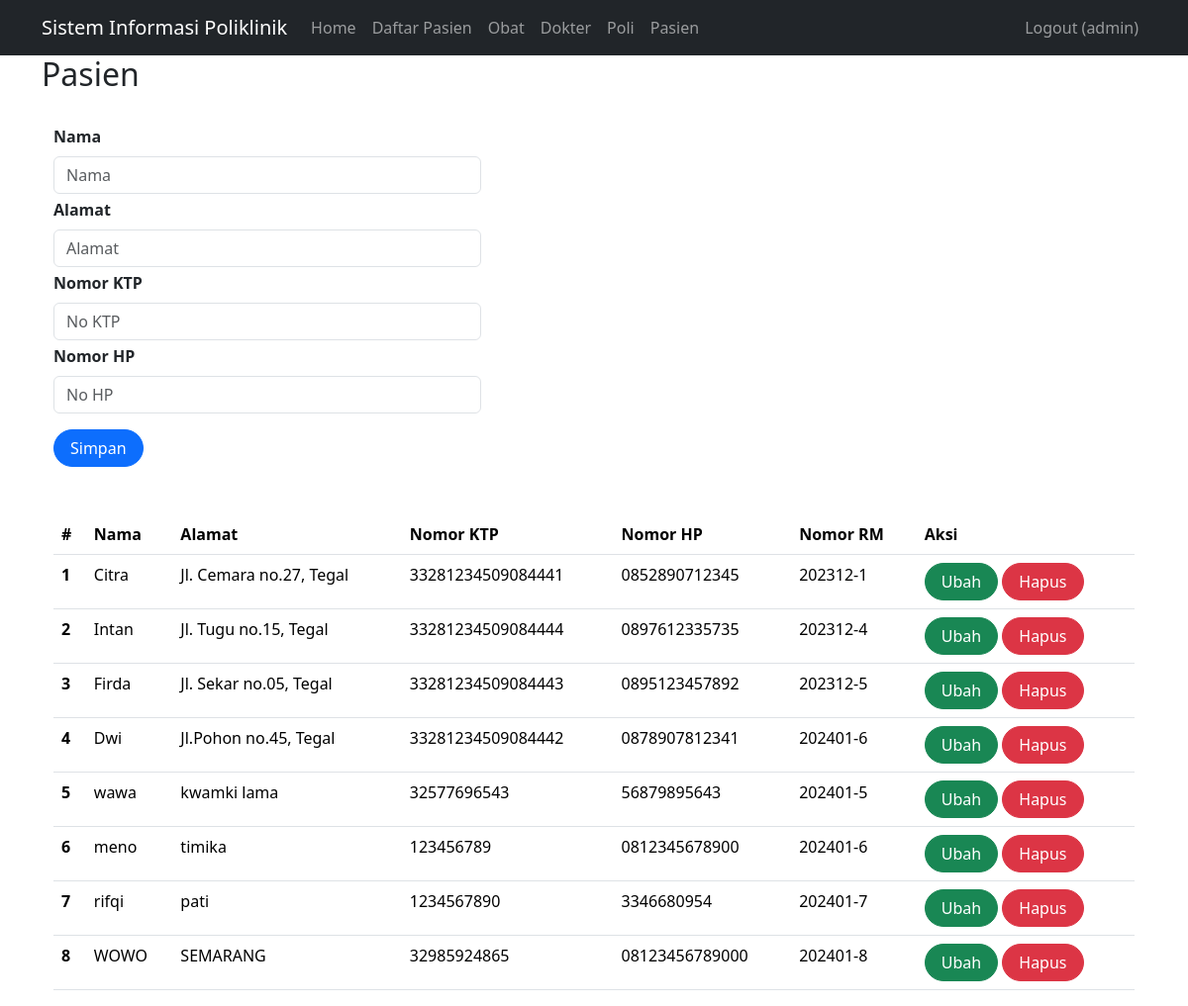
Page /index.php?page=pasien (signed in) on the committed database.
### tables this page shows
CREATE TABLE `pasien` (
  `id` int(11) NOT NULL,
  `nama` varchar(255) NOT NULL,
  `alamat` varchar(255) NOT NULL,
  `no_ktp` varchar(255) NOT NULL,
  `no_hp` varchar(50) NOT NULL,
  `no_rm` varchar(25) NOT NULL
);

### pasien.php (the view, shortened to what this page needs)
<h2>Pasien</h2>
<br>
<div class="container">
    <form class="form row" style="width: 30rem;" method="POST" action="" name="myForm" onsubmit="return(validate());">
        <?php
        $nama = '';
        $alamat = '';
        $no_ktp = '';
        $no_hp = '';
        ?>
        <div class="row">
            <label for="inputNama" class="form-label fw-bold">
                Nama
            </label>
            <div>
                <input type="text" class="form-control" name="nama" id="inputNama" placeholder="Nama" value="<?php echo $nama ?>">
            </div>
        </div>
        <div class="row mt-1">
            <label for="inputAlamat" class="form-label fw-bold">
                Alamat
            </label>
            <div>
                <input type="text" class="form-control" name="alamat" id="inputAlamat" placeholder="Alamat" value="<?php echo $alamat ?>">
            </div>
        </div>
        <div class="row mt-1">
            <label for="inputNoKTP" class="form-label fw-bold">
                Nomor KTP
            </label>
            <div>
                <input type="number" class="form-control" name="no_ktp" id="inputNoKTP" placeholder="No KTP" value="<?php echo $no_ktp ?>">
            </div>
        </div>
        <div class="row mt-1">
            <label for="inputNoHP" class="form-label fw-bold">
                Nomor HP
            </label>
            <div>
                <input type="number" class="form-control" name="no_hp" id="inputNoHP" placeholder="No HP" value="<?php echo $no_hp ?>">
            </div>
        </div>
        <div class="row mt-3">
            <div class=col>
                <button type="submit" class="btn btn-primary rounded-pill px-3 mt-auto" name="simpan">Simpan</button>
            </div>
        </div>
    </form>
    <br>
    <br>
    <table class="table table-hover">
        <thead>
            <tr>
                <th scope="col">#</th>
                <th scope="col">Nama</th>
                <th scope="col">Alamat</th>
                <th scope="col">Nomor KTP</th>
                <th scope="col">Nomor HP</th>
                <th scope="col">Nomor RM</th>
                <th scope="col">Aksi</th>
            </tr>
        </thead>
        <tbody>
            <?php
            $result = mysqli_query($mysqli, "SELECT * FROM pasien");
            $no = 1;
            while ($data = mysqli_fetch_array($result)) {
            ?>
                <tr>
                    <th scope="row"><?php echo $no++ ?></th>
                    <td><?php echo $data['nama'] ?></td>
                    <td><?php echo $data['alamat'] ?></td>
                    <td><?php echo $data['no_ktp'] ?></td>
                    <td><?php echo $data['no_hp'] ?></td>
                    <td><?php echo $data['no_rm'] ?></td>
                    <td>
                        <a class="btn btn-success rounded-pill px-3" href="index.php?page=pasien&id=<?php echo $data['id'] ?>">Ubah</a>
                        <a class="btn btn-danger rounded-pill px-3" href="index.php?page=pasien&id=<?php echo $data['id'] ?>&aksi=hapus">Hapus</a>
                    </td>
                </tr>
            <?php
            }
            ?>
        </tbody>
    </table>

### rows in the picture
pasien: nama "Citra", alamat "Jl. Cemara no.27, Tegal", no_ktp "33281234509084441", no_hp "0852890712345", no_rm "202312-1"
pasien: nama "Intan", alamat "Jl. Tugu no.15, Tegal", no_ktp "33281234509084444", no_hp "0897612335735", no_rm "202312-4"
pasien: nama "Firda", alamat "Jl. Sekar no.05, Tegal", no_ktp "33281234509084443", no_hp "0895123457892", no_rm "202312-5"
pasien: nama "Dwi", alamat "Jl.Pohon no.45, Tegal", no_ktp "33281234509084442", no_hp "0878907812341", no_rm "202401-6"
pasien: nama "wawa", alamat "kwamki lama", no_ktp "32577696543", no_hp "56879895643", no_rm "202401-5"
pasien: nama "meno", alamat "timika", no_ktp "123456789", no_hp "0812345678900", no_rm "202401-6"
pasien: nama "rifqi", alamat "pati", no_ktp "1234567890", no_hp "3346680954", no_rm "202401-7"
pasien: nama "WOWO", alamat "SEMARANG", no_ktp "32985924865", no_hp "08123456789000", no_rm "202401-8"

### other values in the picture
$_SESSION['username'] "admin"
